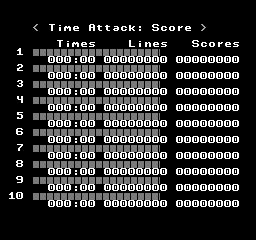

A level layout from a 2D game, rendered from its tile map. Below: a short description, then the map file with its tile-grid data intact:
An orthogonal 32x30 tile map with 8x8 px tiles, 1 tile layer (Tile Layer 1).

<map version="1.10" tiledversion="1.11.0" orientation="orthogonal" renderorder="right-down" width="32" height="30" tilewidth="8" tileheight="8" infinite="0" nextlayerid="2" nextobjectid="1">
 <tileset firstgid="1" source="tiles.tsx" />
 <layer id="1" name="Tile Layer 1" width="32" height="30">
  <data encoding="csv">
33,33,33,33,33,33,33,33,33,33,33,33,33,33,33,33,33,33,33,33,33,33,33,33,33,33,33,33,33,33,33,33,
33,33,33,33,33,33,33,33,33,33,33,33,33,33,33,33,33,33,33,33,33,33,33,33,33,33,33,33,33,33,33,33,
33,33,33,33,33,33,33,33,33,33,33,33,33,33,33,33,33,33,33,33,33,33,33,33,33,33,33,33,33,33,33,33,
33,33,33,33,130,33,85,106,110,102,33,66,117,117,98,100,108,59,33,84,100,112,115,102,33,129,33,33,33,33,33,33,
33,33,33,33,33,33,33,33,33,33,33,33,33,33,33,33,33,33,33,33,33,33,33,33,33,33,33,33,33,33,33,33,
33,33,33,33,33,33,33,85,106,110,102,116,33,33,33,33,77,106,111,102,116,33,33,33,84,100,112,115,102,116,33,33,
33,33,50,33,146,147,148,149,150,151,152,146,147,148,149,150,151,152,146,147,33,33,33,33,33,33,33,33,33,33,33,33,
33,33,33,33,33,33,49,49,49,59,49,49,33,49,49,49,49,49,49,49,49,33,49,49,49,49,49,49,49,49,33,33,
33,33,51,33,146,147,148,149,150,151,152,146,147,148,149,150,151,152,146,147,33,33,33,33,33,33,33,33,33,33,33,33,
33,33,33,33,33,33,49,49,49,59,49,49,33,49,49,49,49,49,49,49,49,33,49,49,49,49,49,49,49,49,33,33,
33,33,52,33,146,147,148,149,150,151,152,146,147,148,149,150,151,152,146,147,33,33,33,33,33,33,33,33,33,33,33,33,
33,33,33,33,33,33,49,49,49,59,49,49,33,49,49,49,49,49,49,49,49,33,49,49,49,49,49,49,49,49,33,33,
33,33,53,33,146,147,148,149,150,151,152,146,147,148,149,150,151,152,146,147,33,33,33,33,33,33,33,33,33,33,33,33,
33,33,33,33,33,33,49,49,49,59,49,49,33,49,49,49,49,49,49,49,49,33,49,49,49,49,49,49,49,49,33,33,
33,33,54,33,146,147,148,149,150,151,152,146,147,148,149,150,151,152,146,147,33,33,33,33,33,33,33,33,33,33,33,33,
33,33,33,33,33,33,49,49,49,59,49,49,33,49,49,49,49,49,49,49,49,33,49,49,49,49,49,49,49,49,33,33,
33,33,55,33,146,147,148,149,150,151,152,146,147,148,149,150,151,152,146,147,33,33,33,33,33,33,33,33,33,33,33,33,
33,33,33,33,33,33,49,49,49,59,49,49,33,49,49,49,49,49,49,49,49,33,49,49,49,49,49,49,49,49,33,33,
33,33,56,33,146,147,148,149,150,151,152,146,147,148,149,150,151,152,146,147,33,33,33,33,33,33,33,33,33,33,33,33,
33,33,33,33,33,33,49,49,49,59,49,49,33,49,49,49,49,49,49,49,49,33,49,49,49,49,49,49,49,49,33,33,
33,33,57,33,146,147,148,149,150,151,152,146,147,148,149,150,151,152,146,147,33,33,33,33,33,33,33,33,33,33,33,33,
33,33,33,33,33,33,49,49,49,59,49,49,33,49,49,49,49,49,49,49,49,33,49,49,49,49,49,49,49,49,33,33,
33,33,58,33,146,147,148,149,150,151,152,146,147,148,149,150,151,152,146,147,33,33,33,33,33,33,33,33,33,33,33,33,
33,33,33,33,33,33,49,49,49,59,49,49,33,49,49,49,49,49,49,49,49,33,49,49,49,49,49,49,49,49,33,33,
33,50,49,33,146,147,148,149,150,151,152,146,147,148,149,150,151,152,146,147,33,33,33,33,33,33,33,33,33,33,33,33,
33,33,33,33,33,33,49,49,49,59,49,49,33,49,49,49,49,49,49,49,49,33,49,49,49,49,49,49,49,49,33,33,
33,33,33,33,33,33,33,33,33,33,33,33,33,33,33,33,33,33,33,33,33,33,33,33,33,33,33,33,33,33,33,33,
33,33,33,33,33,33,33,33,33,33,33,33,33,33,33,33,33,33,33,33,33,33,33,33,33,33,33,33,33,33,33,33,
33,33,33,33,33,33,33,33,33,33,33,33,33,33,33,33,33,33,33,33,33,33,33,33,33,33,33,33,33,33,33,33,
33,33,33,33,33,33,33,33,33,33,33,33,33,33,33,33,33,33,33,33,33,33,33,33,33,33,33,33,33,33,33,33
</data>
 </layer>
</map>
